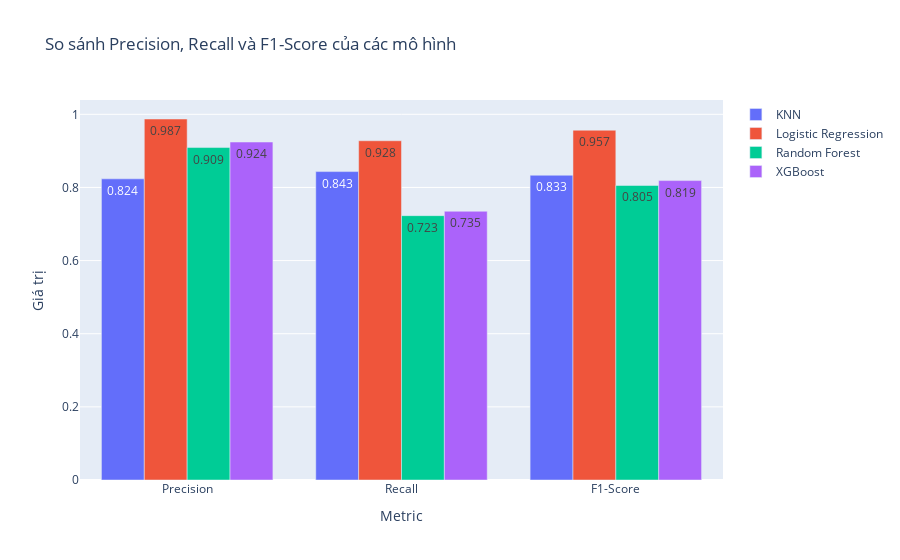

The notebook cell saved with this chart:
### Markdown cell above
Accuracy của Logistic Regression cực cao, cao hơn mức mong đợi, khi trước đó đã dữ đoán mô hình này không quá phù hợp với kiểu dữ liệu nhiều nhiễu như EEG

### Code cell
import plotly.graph_objects as go
labels = ['Precision', 'Recall', 'F1-Score']
precision_knn, recall_knn, f1_knn, _ = classification_report(y_test, y_pred_knn, output_dict=True)[ '1'].values()
precision_lr, recall_lr, f1_lr, _ = classification_report(y_test, y_pred_lr, output_dict=True)[ '1'].values()
precision_rf, recall_rf, f1_rf, _ = classification_report(y_test, best_rf.predict(x_test), output_dict=True)[ '1'].values()
precision_xgb, recall_xgb, f1_xgb, _ = classification_report(y_test, best_xgb.predict(x_test), output_dict=True)[ '1'].values()

fig = go.Figure(data=[
    go.Bar(name='KNN', x=labels, y=[precision_knn, recall_knn, f1_knn], text=[f'{precision_knn:.3f}', f'{recall_knn:.3f}', f'{f1_knn:.3f}']),
    go.Bar(name='Logistic Regression', x=labels, y=[precision_lr, recall_lr, f1_lr], text=[f'{precision_lr:.3f}', f'{recall_lr:.3f}', f'{f1_lr:.3f}']),
    go.Bar(name='Random Forest', x=labels, y=[precision_rf, recall_rf, f1_rf], text=[f'{precision_rf:.3f}', f'{recall_rf:.3f}', f'{f1_rf:.3f}']),
    go.Bar(name='XGBoost', x=labels, y=[precision_xgb, recall_xgb, f1_xgb], text=[f'{precision_xgb:.3f}', f'{recall_xgb:.3f}', f'{f1_xgb:.3f}'])
])
fig.update_layout(barmode='group', title="So sánh Precision, Recall và F1-Score của các mô hình",yaxis_title="Giá trị", xaxis_title="Metric")
fig.show()

### Figure 1 — Plotly figure (JSON) as saved in the notebook; plotly's stock layout.template omitted (floating-point values rounded to 4 significant figures)
{"data": [{"name": "KNN", "text": ["0.824", "0.843", "0.833"], "type": "bar", "x": ["Precision", "Recall", "F1-Score"], "y": [0.8235, 0.8434, 0.8333]}, {"name": "Logistic Regression", "text": ["0.987", "0.928", "0.957"], "type": "bar", "x": ["Precision", "Recall", "F1-Score"], "y": [0.9872, 0.9277, 0.9565]}, {"name": "Random Forest", "text": ["0.909", "0.723", "0.805"], "type": "bar", "x": ["Precision", "Recall", "F1-Score"], "y": [0.9091, 0.7229, 0.8054]}, {"name": "XGBoost", "text": ["0.924", "0.735", "0.819"], "type": "bar", "x": ["Precision", "Recall", "F1-Score"], "y": [0.9242, 0.7349, 0.8188]}], "layout": {"barmode": "group", "title": {"text": "So sánh Precision, Recall và F1-Score của các mô hình"}, "xaxis": {"title": {"text": "Metric"}}, "yaxis": {"title": {"text": "Giá trị"}}}}
